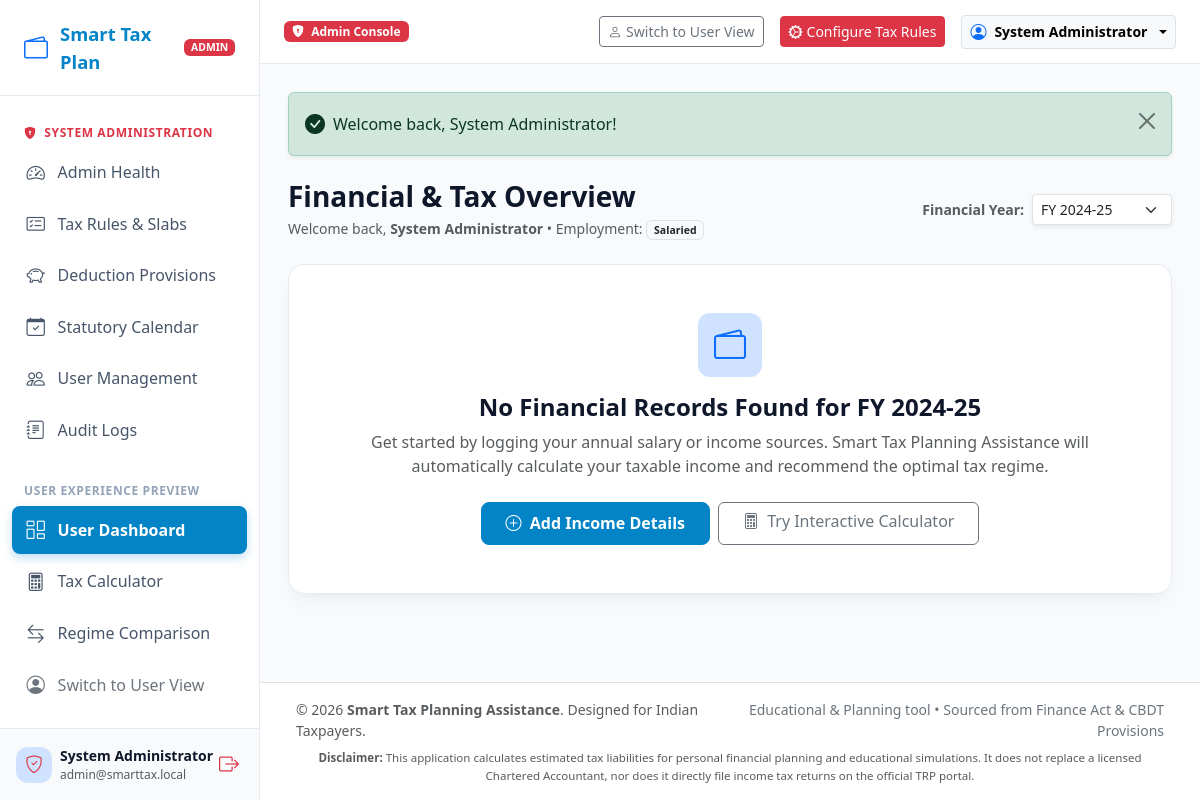
/dashboard.php (signed in), run on the app's committed database.
### tables this page shows
CREATE TABLE `financial_profiles` (
    `id` INT AUTO_INCREMENT PRIMARY KEY,
    `user_id` INT NOT NULL,
    `financial_year` VARCHAR(10) NOT NULL DEFAULT '2024-25',
    `employment_category` ENUM('salaried', 'self_employed', 'professional', 'student', 'senior_citizen') NOT NULL DEFAULT 'salaried',
    `residential_status` ENUM('resident', 'nri', 'rnor') NOT NULL DEFAULT 'resident',
    `age_category` ENUM('below_60', 'senior_60_80', 'super_senior_80') NOT NULL DEFAULT 'below_60',
    `state` VARCHAR(100) NOT NULL DEFAULT 'Delhi',
    `pan_number` VARCHAR(20) NULL,
    `default_regime` ENUM('new', 'old') NOT NULL DEFAULT 'new',
    `created_at` DATETIME NOT NULL DEFAULT CURRENT_TIMESTAMP,
    `updated_at` DATETIME NOT NULL DEFAULT CURRENT_TIMESTAMP ON UPDATE CURRENT_TIMESTAMP,
    INDEX `idx_profiles_user_fy` (`user_id`, `financial_year`),
    CONSTRAINT `fk_profile_user` FOREIGN KEY (`user_id`) REFERENCES `users` (`id`) ON DELETE CASCADE
);

CREATE TABLE `users` (
    `id` INT AUTO_INCREMENT PRIMARY KEY,
    `name` VARCHAR(150) NOT NULL,
    `email` VARCHAR(191) NOT NULL UNIQUE,
    `password_hash` VARCHAR(255) NOT NULL,
    `role` ENUM('user', 'admin') NOT NULL DEFAULT 'user',
    `status` ENUM('active', 'inactive', 'suspended') NOT NULL DEFAULT 'active',
    `last_login` DATETIME NULL,
    `created_at` DATETIME NOT NULL DEFAULT CURRENT_TIMESTAMP,
    `updated_at` DATETIME NOT NULL DEFAULT CURRENT_TIMESTAMP ON UPDATE CURRENT_TIMESTAMP,
    INDEX `idx_users_email` (`email`),
    INDEX `idx_users_role` (`role`)
);

### dashboard.php (the view, shortened to what the rows shown need)
<?php
require_once __DIR__ . '/config/app.php';
require_once __DIR__ . '/repositories/UserRepository.php';
$userId = $_SESSION['user_id'];
$userRepo = new UserRepository();
$profile = $userRepo->findById($userId);
require_once __DIR__ . '/includes/header.php';
?>
<div class="d-flex flex-column flex-md-row justify-content-between align-items-md-center gap-3 mb-4">
    <div>
        <p class="text-muted small mb-0">Welcome back, <strong><?= e($profile['name']) ?></strong> &bull; Employment: <span class="badge bg-light text-dark border"><?= e(ucfirst(str_replace('_', ' ', $profile['employment_category'] ?? 'Salaried'))) ?></span></p>
    </div>
</div>
<?php require_once __DIR__ . '/includes/footer.php'; ?>

### includes/header.php (shortened to what the rows shown need)
<?php
require_once __DIR__ . '/../config/app.php';
$flash = getFlash();
?>
<!DOCTYPE html>
<html lang="en">
<head>
    <link href="https://cdn.jsdelivr.net/npm/bootstrap@5.3.2/dist/css/bootstrap.min.css" rel="stylesheet">
    <link rel="stylesheet" href="https://cdn.jsdelivr.net/npm/bootstrap-icons@1.11.3/font/bootstrap-icons.min.css">
    <link rel="stylesheet" href="<?= baseUrl('assets/css/style.css') ?>">
    <link rel="stylesheet" href="<?= baseUrl('assets/css/dashboard.css') ?>">
    <link rel="stylesheet" href="<?= baseUrl('assets/css/admin.css') ?>">
</head>
<body>
<?php if (isLoggedIn()): ?>
<div class="app-wrapper">
    <?php require_once __DIR__ . '/sidebar.php'; ?>
    <div class="app-main">
        <header class="app-navbar no-print">
            <div class="d-flex align-items-center gap-3">
                <div class="d-none d-md-flex align-items-center gap-2">
                    <?php if ($isAdminDir || $isAdmin): ?>
                        <span class="badge bg-danger text-white px-2 py-1">
                            <i class="bi bi-shield-lock-fill me-1"></i> Admin Console
                        </span>
                    <?php endif; ?>
                </div>
            </div>
            <div class="d-flex align-items-center gap-3">
                <?php if ($isAdminDir || $isAdmin): ?>
                    <a href="<?= baseUrl('admin/switch.php?to=user') ?>" class="btn btn-sm btn-outline-secondary d-none d-sm-inline-flex align-items-center gap-1" title="Switch to regular user view">
                        <i class="bi bi-person"></i> Switch to User View
                    </a>
                    <a href="<?= baseUrl('admin/tax_rules.php') ?>" class="btn btn-sm btn-danger d-none d-sm-inline-flex align-items-center gap-1">
                        <i class="bi bi-gear-wide-connected"></i> Configure Tax Rules
                    </a>
                <?php endif; ?>
                <div class="dropdown">
                    <button class="btn btn-sm btn-light border dropdown-toggle d-flex align-items-center gap-2" type="button" data-bs-toggle="dropdown" aria-expanded="false">
                        <i class="bi bi-person-circle fs-6 text-primary"></i>
                        <span class="d-none d-md-inline fw-semibold"><?= e($user['name'] ?? 'Account') ?></span>
                    </button>
                </div>
            </div>
        </header>
        <main class="app-content">
            <?php if ($flash): ?>
                <div class="alert alert-<?= e($flash['type']) ?> alert-dismissible fade show shadow-sm mb-4" role="alert">
                    <div class="d-flex align-items-center gap-2">
                        <?php if ($flash['type'] === 'success'): ?>
                            <i class="bi bi-check-circle-fill fs-5"></i>
                        <?php elseif ($flash['type'] === 'danger'): ?>
                            <i class="bi bi-exclamation-triangle-fill fs-5"></i>
                        <?php else: ?>
                            <i class="bi bi-info-circle-fill fs-5"></i>
                        <?php endif; ?>
                        <div><?= e($flash['message']) ?></div>
                    </div>
                    <button type="button" class="btn-close" data-bs-dismiss="alert" aria-label="Close"></button>
                </div>
            <?php endif; ?>
<?php endif; ?>

### includes/sidebar.php (shortened to what the rows shown need)
<?php
$currentScript = basename($_SERVER['PHP_SELF'] ?? '');
$user = currentUser();
$isAdmin = ($user['role'] ?? '') === 'admin';
$isAdminDir = str_contains($_SERVER['SCRIPT_NAME'] ?? '', '/admin/');
?>
<aside class="app-sidebar no-print">
    <a href="<?= ($isAdminDir || $isAdmin) ? baseUrl('admin/dashboard.php') : baseUrl('dashboard.php') ?>" class="sidebar-brand">
        <i class="bi bi-wallet2 text-primary"></i>
        <span>Smart Tax Plan</span>
        <?php if ($isAdminDir || $isAdmin): ?>
            <span class="badge bg-danger small ms-auto" style="font-size:0.65rem;">ADMIN</span>
        <?php endif; ?>
    </a>
    <div class="sidebar-menu">
        <?php if ($isAdminDir || $isAdmin): ?>
            <div class="sidebar-section-title text-danger fw-bold">
                <i class="bi bi-shield-lock-fill me-1"></i> System Administration
            </div>
            <a href="<?= baseUrl('admin/dashboard.php') ?>" class="sidebar-link <?= ($currentScript === 'dashboard.php' && $isAdminDir) ? 'active' : '' ?>">
                <i class="bi bi-speedometer2"></i>
                <span>Admin Health</span>
            </a>
            <a href="<?= baseUrl('admin/tax_rules.php') ?>" class="sidebar-link <?= ($currentScript === 'tax_rules.php') ? 'active' : '' ?>">
                <i class="bi bi-card-checklist"></i>
                <span>Tax Rules &amp; Slabs</span>
            </a>
            <a href="<?= baseUrl('admin/provisions.php') ?>" class="sidebar-link <?= ($currentScript === 'provisions.php') ? 'active' : '' ?>">
                <i class="bi bi-piggy-bank"></i>
                <span>Deduction Provisions</span>
            </a>
            <a href="<?= baseUrl('admin/calendar.php') ?>" class="sidebar-link <?= ($currentScript === 'calendar.php') ? 'active' : '' ?>">
                <i class="bi bi-calendar-check"></i>
                <span>Statutory Calendar</span>
            </a>
            <a href="<?= baseUrl('admin/users.php') ?>" class="sidebar-link <?= ($currentScript === 'users.php') ? 'active' : '' ?>">
                <i class="bi bi-people"></i>
                <span>User Management</span>
            </a>
            <a href="<?= baseUrl('admin/audit_logs.php') ?>" class="sidebar-link <?= ($currentScript === 'audit_logs.php') ? 'active' : '' ?>">
                <i class="bi bi-journal-text"></i>
                <span>Audit Logs</span>
            </a>
            <div class="sidebar-section-title mt-3">User Experience Preview</div>
            <a href="<?= baseUrl('dashboard.php') ?>" class="sidebar-link <?= ($currentScript === 'dashboard.php' && !$isAdminDir) ? 'active' : '' ?>">
                <i class="bi bi-columns-gap"></i>
                <span>User Dashboard</span>
            </a>
            <a href="<?= baseUrl('tax_calculator.php') ?>" class="sidebar-link <?= ($currentScript === 'tax_calculator.php') ? 'active' : '' ?>">
                <i class="bi bi-calculator"></i>
                <span>Tax Calculator</span>
            </a>
            <a href="<?= baseUrl('regime_comparison.php') ?>" class="sidebar-link <?= ($currentScript === 'regime_comparison.php') ? 'active' : '' ?>">
                <i class="bi bi-arrow-left-right"></i>
                <span>Regime Comparison</span>
            </a>
            <a href="<?= baseUrl('admin/switch.php?to=user') ?>" class="sidebar-link text-secondary">
                <i class="bi bi-person-circle"></i>
                <span>Switch to User View</span>
            </a>
        <?php endif; ?>
    </div>
    <div class="sidebar-user-footer">
        <div class="d-flex align-items-center justify-content-between">
            <div class="d-flex align-items-center gap-2 overflow-hidden">
                <div class="stat-icon bg-primary-subtle text-primary" style="width:36px;height:36px;font-size:1.1rem;">
                    <i class="bi <?= ($isAdminDir || $isAdmin) ? 'bi-shield-check text-danger' : 'bi-person text-primary' ?>"></i>
                </div>
                <div class="text-truncate">
                    <div class="fw-semibold text-truncate small"><?= e($user['name'] ?? 'User') ?></div>
                    <div class="text-muted text-truncate" style="font-size:0.75rem;"><?= e($user['email'] ?? '') ?></div>
                </div>
            </div>
            <a href="<?= baseUrl('logout.php') ?>" class="text-danger p-1" title="Sign Out">
                <i class="bi bi-box-arrow-right fs-5"></i>
            </a>
        </div>
    </div>
</aside>

### data on the page
financial_profiles: user.name "System Administrator", user.email "admin@smarttax.local", employment_category "Salaried"

### other printed values
$flash['message'] "Welcome back, System Administrator!"
$activeFy "2024-25"
